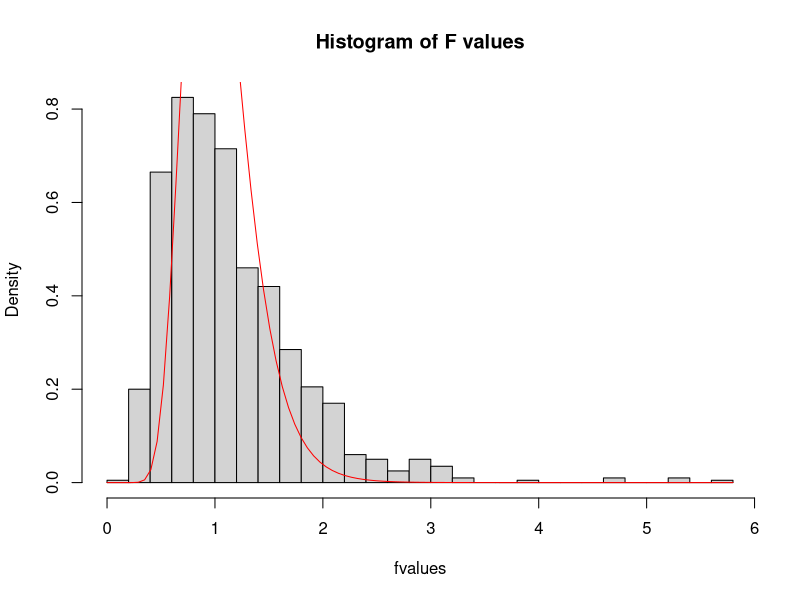

The R script that drew this image:
getf = function() {
  # sampleX = rnorm(50, mean=1, sd=2)
  # sampleY = rnorm(50, mean=0, sd=2)
  sampleX = rexp(50, rate=10)
  sampleY = rexp(50, rate=10)
  varX = var(sampleX)
  varY = var(sampleY)
  f = varY/varX
  return(f)
}

fvalues = rep(0, 1000)

for (i in 1:1000) {
  fvalues[i] = getf()
}

hist(fvalues, breaks=30, prob=TRUE, main = "Histogram of F values")
curve(df(x, 49, 49), add=TRUE, col="red")

rejections = rep(0, 1000)

for (i in 1:1000) {
  fvalue = getf()
  if (fvalue <= qf(0.005,49,49) | fvalue >= qf(0.995,49,49)) {
    rejections[i] = 1;
  } 
}

sum(rejections)/1000
# > sum(rejections)/1000
# [1] 0.008
